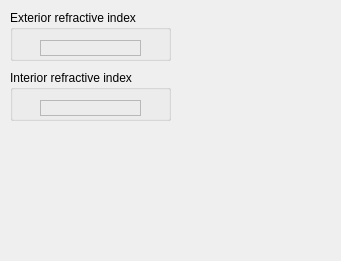
<?xml version="1.0" encoding="UTF-8"?>
<ui version="4.0">
 <class>SmoothDielectricSurfaceWidget</class>
 <widget class="QWidget" name="SmoothDielectricSurfaceWidget">
  <property name="geometry">
   <rect>
    <x>0</x>
    <y>0</y>
    <width>341</width>
    <height>261</height>
   </rect>
  </property>
  <property name="windowTitle">
   <string>Form</string>
  </property>
  <widget class="QGroupBox" name="exterior_refractive_index_box">
   <property name="geometry">
    <rect>
     <x>10</x>
     <y>10</y>
     <width>161</width>
     <height>51</height>
    </rect>
   </property>
   <property name="title">
    <string>Exterior refractive index</string>
   </property>
   <widget class="QFrame" name="exterior_refractive_index_frame">
    <property name="geometry">
     <rect>
      <x>30</x>
      <y>30</y>
      <width>101</width>
      <height>16</height>
     </rect>
    </property>
    <property name="frameShape">
     <enum>QFrame::StyledPanel</enum>
    </property>
    <property name="frameShadow">
     <enum>QFrame::Raised</enum>
    </property>
   </widget>
  </widget>
  <widget class="QGroupBox" name="interior_refractive_index_box">
   <property name="geometry">
    <rect>
     <x>10</x>
     <y>70</y>
     <width>161</width>
     <height>51</height>
    </rect>
   </property>
   <property name="title">
    <string>Interior refractive index</string>
   </property>
   <widget class="QFrame" name="interior_refractive_index_frame">
    <property name="geometry">
     <rect>
      <x>30</x>
      <y>30</y>
      <width>101</width>
      <height>16</height>
     </rect>
    </property>
    <property name="frameShape">
     <enum>QFrame::StyledPanel</enum>
    </property>
    <property name="frameShadow">
     <enum>QFrame::Raised</enum>
    </property>
   </widget>
  </widget>
 </widget>
 <resources/>
 <connections/>
</ui>
